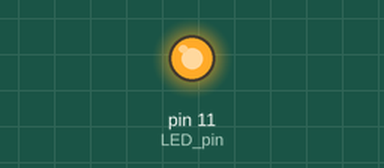
Recording of a program running on a simulated Raspberry Pi (header pin numbers). Parts: output pins drawn as LEDs (lit = HIGH).

Above: at 0.8 s.
At 2.85 s:
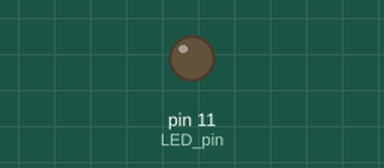
Timing chart, 0 to 3.1 s (numbered marks = the images above):
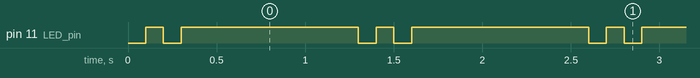

Measured:
- by itself, pin 11 (LED_pin): repeats every 1.3 s: LOW 0.10 s, HIGH 1.0 s, LOW 0.10 s, HIGH 0.10 s
- by itself, everything shown: repeats every 1.3 s, in 4 steps

The program:

fast_flashing.py
```python
import RPi.GPIO as GPIO
import time

LED_pin = 11
sleep_interval = 1


def setup():
    # numbers pins by physical location
    GPIO.setmode(GPIO.BOARD)
    # set pin mode as output and start in high voltage (LED off)
    GPIO.setup(LED_pin, GPIO.OUT, initial=GPIO.HIGH)


def loop():
    while True:
        GPIO.output(LED_pin, GPIO.LOW)
        time.sleep(0.1)
        GPIO.output(LED_pin, GPIO.HIGH)
        time.sleep(0.1)
        GPIO.output(LED_pin, GPIO.LOW)
        time.sleep(0.1)
        GPIO.output(LED_pin, GPIO.HIGH)

        time.sleep(1)


if __name__ == '__main__':
    setup()
    try:
        loop()
    except KeyboardInterrupt:
        print('Cleaning up...')
        # turn LED off
        GPIO.output(LED_pin, GPIO.HIGH)
        GPIO.cleanup()
        print('Done')
```
